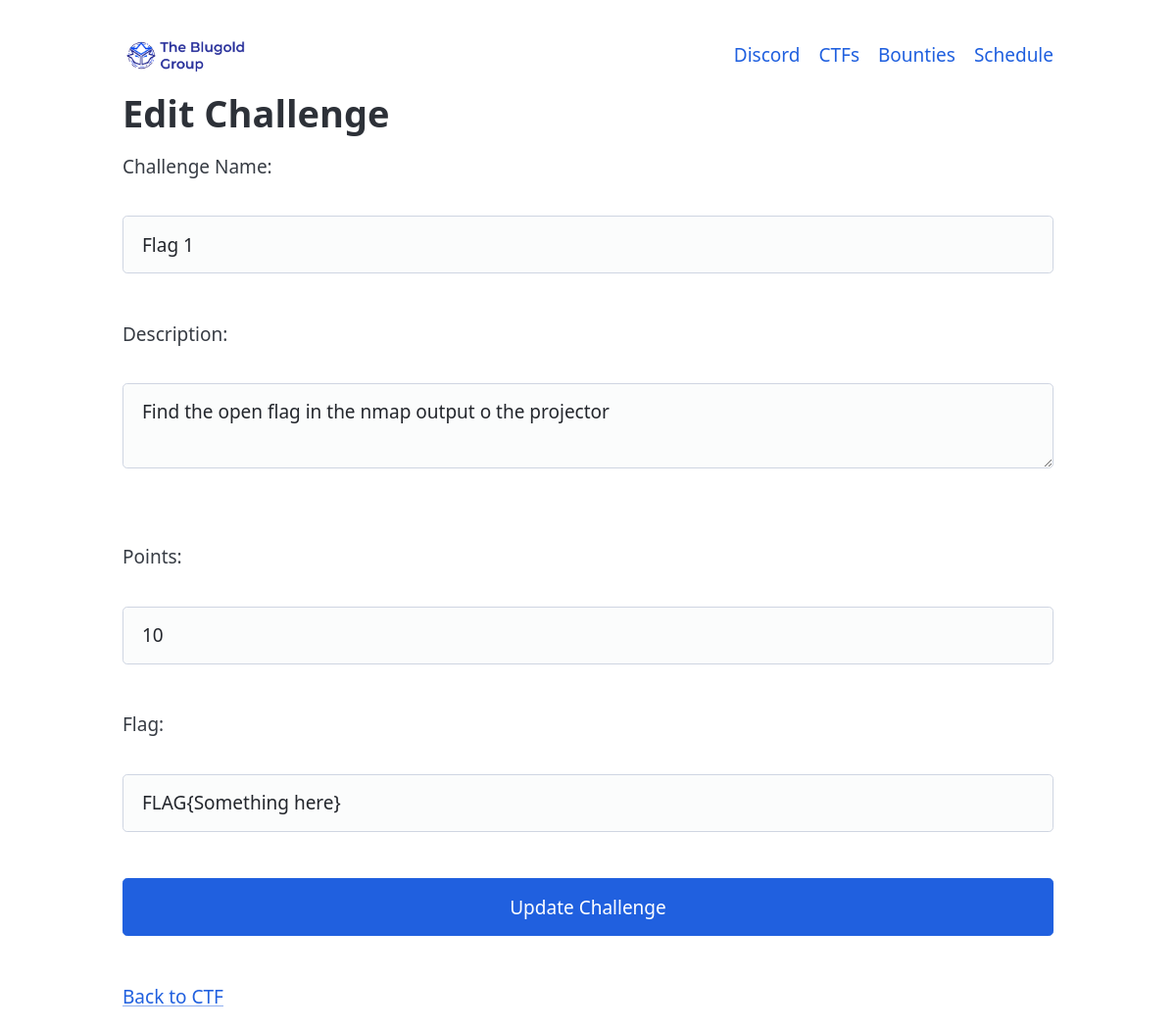
The app's page /edit_challenge/1 with its own data.
### tables this page shows
CREATE TABLE challenge (
            id INTEGER PRIMARY KEY AUTOINCREMENT,
            ctf_id INTEGER NOT NULL,
            name TEXT NOT NULL,
            description TEXT,
            points INTEGER NOT NULL,
            flag TEXT NOT NULL,  -- Adding the flag column
            FOREIGN KEY (ctf_id) REFERENCES ctf(id)
        );

### app.py (the view, shortened to what this page needs)
@app.route('/edit_challenge/<int:challenge_id>', methods=['GET', 'POST'])
def edit_challenge(challenge_id):
    challenge = query_db('SELECT * FROM challenge WHERE id = ?', (challenge_id,), one=True)
    return render_template('edit_challenge.html', challenge=challenge)

### app.py (called while the page is built)
def query_db(query, args=(), one=False):
    with sqlite3.connect(DATABASE) as conn:
        conn.row_factory = sqlite3.Row
        cursor = conn.cursor()
        cursor.execute(query, args)
        rv = cursor.fetchall()
        conn.commit()
        return (rv[0] if rv else None) if one else rv

### templates/edit_challenge.html (shortened to what this page needs)
<!DOCTYPE html>
<html lang="en">
<head>
    <link rel="stylesheet" href="/static/css/pico.blue.min.css">
</head>
<body>
    <main class="container">
        <nav>
            <ul>
                <li><a href="/"><img style="height:15%;width:23%;" src="/static/images/logo_with_words.png" alt="Blugold Group Logo"></a></li>
            </ul>
            <ul>
                <li><a href="https://discord.gg/9JYZCTFz">Discord</a></li>
                <li><a href="/ctf">CTFs</a></li>
                <li><a href="/bounties">Bounties</a></li>
                <li><a href="/schedule">Schedule</a></li>
            </ul>
        </nav>
    <h1>Edit Challenge</h1>
    <form method="POST">
        <label for="name">Challenge Name:</label><br>
        <input type="text" id="name" name="name" value="{{ challenge['name'] }}" required><br><br>
        <label for="description">Description:</label><br>
        <textarea id="description" name="description">{{ challenge['description'] }}</textarea><br><br>
        <label for="points">Points:</label><br>
        <input type="number" id="points" name="points" value="{{ challenge['points'] }}" required><br><br>
        <label for="flag">Flag:</label><br>
        <input type="text" id="flag" name="flag" value="{{ challenge['flag'] }}" required><br><br>
        <button type="submit">Update Challenge</button>
    </form>
    <br>
    <a href="{{ url_for('view_ctf', ctf_id=challenge['ctf_id']) }}">Back to CTF</a>
    </main>
</body>
</html>

### records on screen
challenge: name "Flag 1", description "Find the open flag in the nmap output o the projector", points "10", flag "FLAG{Something here}"
